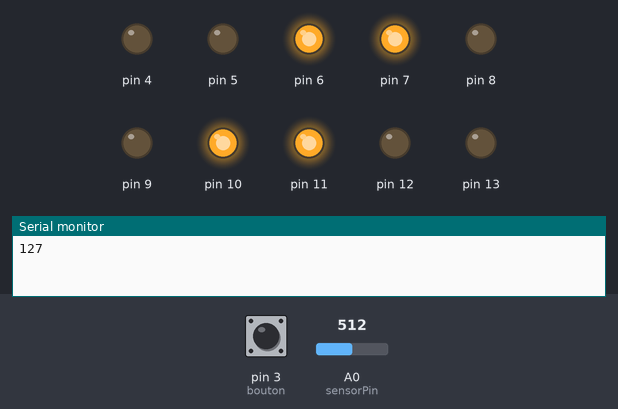
Recording of a sketch running on a simulated Arduino Uno, built with avr-gcc and run on an emulated ATmega328P. Parts: output pins drawn as LEDs (lit = HIGH), the last lines printed to the serial monitor. Inputs (shaded band) come from the test bench; at power-on: pin 3 (bouton) HIGH, A0 (sensorPin) = 512.

Above: at 1.2 s.
1.3 s: pin 3 (bouton) pulled LOW for 0.15 s
At 1.9 s:
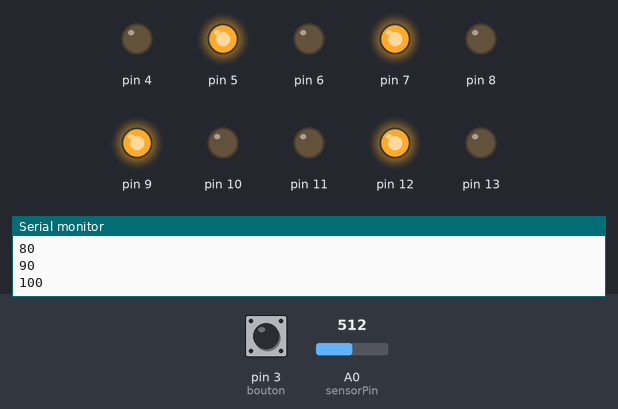
At 5.5 s:
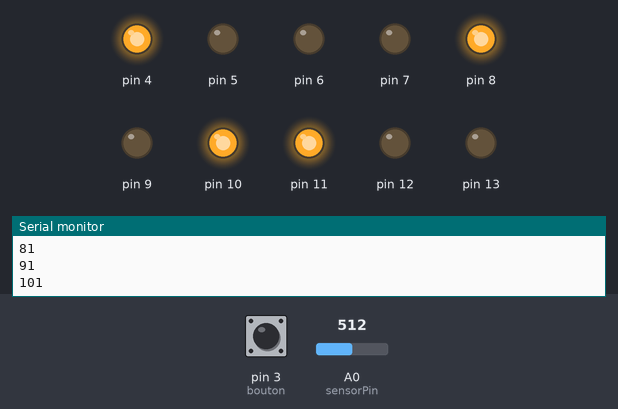
Timing chart, 0 to 32.8 s (numbered marks = the images above; inputs shaded):
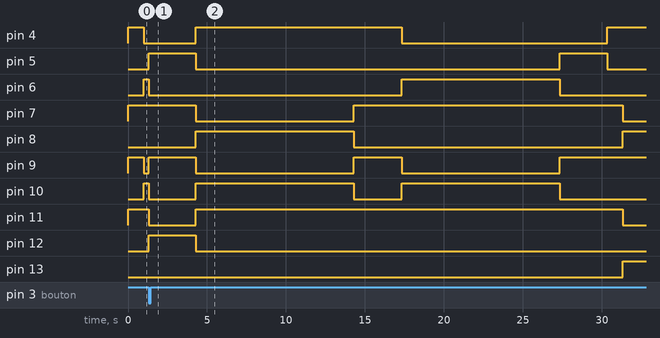

The sketch:

_20170407_Shibuya_TL_JN_LDR.ino
```cpp
#include <Debounce.h>

/*--------------------------------------------------------
TP "Shibuya Trafic Ligths"
(C)F6EQN 2017

Une application Arduino pour réguler les flux dans un carrefour
Version séquence "Jour" & "Nuit"
-------------------------------------------------------
*/

//Déclaration variables:

int attente;// variable pour la temporisation (utilisation de delay)
int time,old_time;//varialble pour la temporisation (utilisation de millis)
char niveau;// variable pour la conversion int/char pour l'écriture dans les ports
int i,j,mot;//variables de pointage (pointeurs) et de destination pour lecture en table
#define bouton 3 // variable pour enregistrer l'appui sur le bouton d'appel pietons
boolean pieton=false, pieton_2=false;
const int sensorPin=A0;unsigned sensorVal=0; //identifie l'entree analogique pour la LDR
//-----------------------------------------------------
//table des séquences
//sequence "jour"
int sequence_j[6][10]={

  {1,0,0,1,0,1,0,1,0,0},
  {0,0,1,1,0,0,1,1,0,0},
  {0,1,0,1,0,1,0,1,0,0},
  {1,0,0,1,0,1,0,1,0,0},
  {1,0,0,0,1,1,0,0,0,1},
  {1,0,0,1,0,1,0,0,1,0}
};
// table des temporisations
unsigned long duree_j[6]={1000,10000,3000,1000,10000,3000};
//sequence "nuit"
int sequence_n[6][10]={

  {0,1,0,1,0,1,0,0,1,0},
  {0,0,0,0,0,0,0,0,0,0},
  {0,1,0,1,0,1,0,0,1,0},
  {0,0,0,0,0,0,0,0,0,0},
  {0,1,0,1,0,1,0,0,1,0},
  {0,0,0,0,0,0,0,0,0,0},

};
long duree_n[6]={1000,1000,1000,1000,1000,1000};

//sequence "pietons"
int sequence_p[3][10]={

  {0,1,0,1,0,1,0,0,1,0},
  {1,0,0,0,1,0,1,1,0,0},
  {1,0,0,1,0,1,0,1,0,0},


};
long duree_p[3]={3000,10000,3000};


//-------------------------------------------------------
//Sous programme temposisation
//
void tempo(int attente){

  // boucle while pour temporisation en utilisant le temporisateur millis() et une itération de 10 ms
  while (time-old_time<attente && pieton==false){
    time=millis();
    delay(10);
  };
  old_time=time;
}
//-------------------------------------------------------
//Sous programme temposisation pour la sequence pieton
//
void tempo_2(int attente){

  delay(attente);// version avec delay()

}

//--------------------------------------------------------
// Sous programme "Jour"
//--------------------------------------------------------
void jour(){
  for(int j=0; j<6; j++){

    for(int i=0; i<=10; i++){
    // boucle "pour" écriture des bits de séquence
      if (sequence_j[j][i]==0){
        digitalWrite(i+4,LOW);}
      else{digitalWrite(i+4,HIGH);}

  }
   attente=duree_j[j];
    tempo(attente);// appel sbr temporisation dont la valeur est indexée dans une table
   }
}
//--------------------------------------------------------
// Sous programme "Nuit"
//--------------------------------------------------------
void nuit(){
  for(int j=0; j<6; j++){

    for(int i=0; i<=10; i++){
    // boucle "pour" écriture des bits de séquence
      if (sequence_n[j][i]==0){
        digitalWrite(i+4,LOW);}
      else{digitalWrite(i+4,HIGH);}

  }
   attente=duree_n[j];
    tempo(attente);// appel sbr temporisation dont la valeur est indexée dans une table
   }
}
//--------------------------------------------------------
// SBR "Pietons"
//--------------------------------------------------------
void pedestrian(){
  detachInterrupt(digitalPinToInterrupt(bouton)); // inhibe l'interruption pour permettre les tempos du sbr "pieton"
  for(int j=0; j<3; j++){

    for(int i=0; i<=10; i++){
    // boucle "pour" écriture des bits de séquence
      if (sequence_p[j][i]==0){
        digitalWrite(i+4,LOW);}
      else{digitalWrite(i+4,HIGH);}
  Serial.print(i);Serial.println(j);
  }
   attente=duree_p[j];
    tempo_2(attente);// appel sbr temporisation dont la valeur est indexée dans une table
   }
     attachInterrupt(digitalPinToInterrupt(bouton),interrupt_1,FALLING);// réactive l'interruption
     pieton=false;pieton_2=false; //rearme l indicateur de demande
}
//--------------------------------------------------------
// SBR Interruption INT1 -> SBR "Pietons"
//--------------------------------------------------------
void interrupt_1(){
   pieton=true;pieton_2=true; //signalent la demande des pietons. Utilise deux variables (pour la tempo et pour le test) pour simplifier
}
//--------------------------------------------------------
// SBR Lecture LDR
//--------------------------------------------------------
void lect_LDR(){
  int sensor_read=analogRead(sensorPin);// lit le port A0
  delay(10); //delai pour la conversion
  sensorVal=map(sensor_read,0,1023,0,255);


}

//--------------------------------------------------------
// Initialisation
//--------------------------------------------------------

void setup() {
  Serial.begin(9600);// init de la liaison série pour visualisation écriture
  // initialisatin des ports D4 à D13 en sortie
  for(int p=4; p<=13; p++){
  pinMode(p,OUTPUT);
  }
  // initialise les port D1 et D2 en entrée (pour les boutons poussoirs)
  for(int p=2; p<=3; p++){
  pinMode(p,INPUT_PULLUP);
  }
  attachInterrupt(digitalPinToInterrupt(bouton),interrupt_1,FALLING);
}
//--------------------------------------------------------
// MAIN program
//--------------------------------------------------------
void loop() {
  lect_LDR();Serial.println(sensorVal);
  if (sensorVal>100){
    jour();}
    else{nuit();}
  if (pieton_2==true){pedestrian();};//teste la demande pieton et appelle le sbr "pieton"

}
```

Measured:
- by itself, pin 5: alternates HIGH for 3.0 s and LOW for 23.0 s
- by itself, pin 9: alternates HIGH for 3.0 s and LOW for 10.0 s
- by itself, pin 10: alternates HIGH for 10.0 s and LOW for 3.0 s
